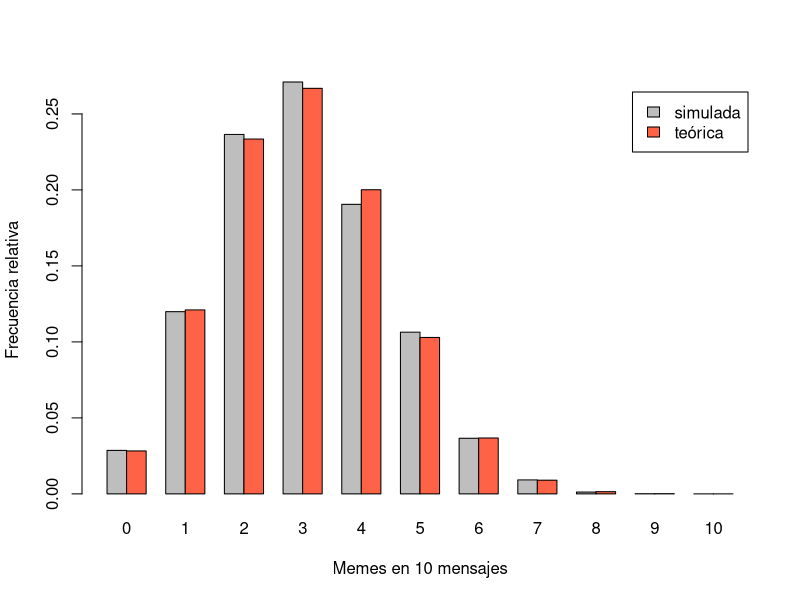

Write R code to recreate this figure.
# Programa 1: diez mil tandas de diez mensajes
# Del artículo «Variables aleatorias discretas — práctica en R con el grupo de WhatsApp simulado, esperas hasta el mensaje útil y una Poisson que se ajusta a los datos (y el rgeom que creí roto)»
# https://sergiolearns.com/variables-aleatorias-discretas-practica/

set.seed(2026)                       # misma simulación cada vez
n <- 10; p <- 0.3; tandas <- 10000
memes <- rbinom(tandas, n, p)        # memes en cada una de las 10 000 tandas
head(memes, 12)                      # las 12 primeras, para ver qué hay dentro

# frecuencia relativa de cada valor, con los 11 niveles aunque alguno no salga
frec <- table(factor(memes, levels = 0:n)) / tandas
comparacion <- rbind(simulada = as.numeric(frec),
                     teorica  = dbinom(0:n, n, p))
colnames(comparacion) <- 0:n
round(comparacion, 3)

# media y varianza: simuladas frente a las fórmulas
c(media = mean(memes), np = n * p, var = var(memes), npq = n * p * (1 - p))

# la apuesta: al menos 5 memes
c(simulada = mean(memes >= 5), teorica = 1 - pbinom(4, n, p))

# asimetría y curtosis de una variable discreta a partir de su tabla
forma <- function(x, px) {
  m <- sum(x * px); s <- sqrt(sum((x - m)^2 * px))
  c(asimetria = sum((x - m)^3 * px) / s^3, curtosis = sum((x - m)^4 * px) / s^4)
}
round(forma(0:n, dbinom(0:n, n, p)), 3)          # la binomial de los memes
round(forma(0:3, c(0.4, 0.3, 0.2, 0.1)), 3)      # «¿mañana hay clase?»

barplot(comparacion, beside = TRUE, col = c("grey", "tomato"),
        legend.text = c("simulada", "teórica"),
        xlab = "Memes en 10 mensajes", ylab = "Frecuencia relativa")
